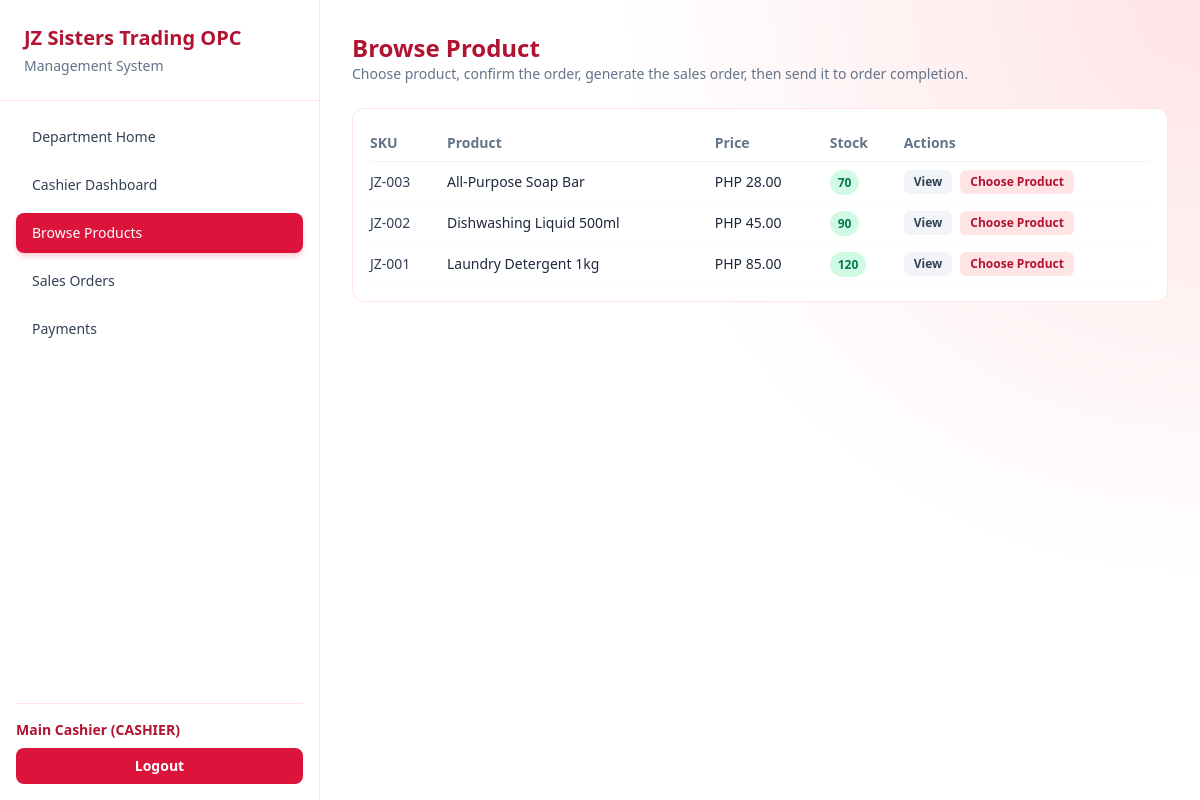
/cashier/products.php (signed in), run on the app's committed database.
### tables this page shows
CREATE TABLE `products` (
  `id` int(11) NOT NULL,
  `sku` varchar(50) NOT NULL,
  `product_name` varchar(150) NOT NULL,
  `description` text DEFAULT NULL,
  `price` decimal(12,2) NOT NULL DEFAULT 0.00,
  `stock_qty` int(11) NOT NULL DEFAULT 0,
  `reorder_level` int(11) NOT NULL DEFAULT 10,
  `created_at` timestamp NOT NULL DEFAULT current_timestamp()
);

### includes/helpers.php (called while the page is built, shortened)
<?php
function e($value)
{
    return htmlspecialchars((string)$value, ENT_QUOTES, 'UTF-8');
}
function format_currency($amount)
{
    return 'PHP ' . number_format((float)$amount, 2);
}

### cashier/products.php (the view, shortened to what this page needs)
<?php
require_once __DIR__ . '/../includes/bootstrap.php';
$products = $pdo->query('SELECT * FROM products ORDER BY product_name ASC')->fetchAll();
include __DIR__ . '/../partials/header.php';
?>
<div class="space-y-6">
    <div>
        <h2 class="text-2xl font-bold text-brand-700">Browse Product</h2>
        <p class="text-sm text-slate-500">Choose product, confirm the order, generate the sales order, then send it to order completion.</p>
    </div>
    <section class="rounded-xl border border-brand-100 bg-white p-4 overflow-x-auto">
        <table class="min-w-full text-sm">
            <thead>
            <tr class="border-b border-slate-100 text-left text-slate-500">
                <th class="py-2 pr-3">SKU</th>
                <th class="py-2 pr-3">Product</th>
                <th class="py-2 pr-3">Price</th>
                <th class="py-2 pr-3">Stock</th>
                <th class="py-2">Actions</th>
            </tr>
            </thead>
            <tbody>
            <?php if (!$products): ?>
                <tr><td class="py-3 text-slate-500" colspan="5">No products available.</td></tr>
            <?php else: ?>
                <?php foreach ($products as $product): ?>
                    <tr class="border-b border-slate-50">
                        <td class="py-2 pr-3 font-medium text-slate-700"><?= e($product['sku']); ?></td>
                        <td class="py-2 pr-3"><?= e($product['product_name']); ?></td>
                        <td class="py-2 pr-3"><?= e(format_currency($product['price'])); ?></td>
                        <td class="py-2 pr-3">
                            <span class="rounded-full px-2 py-1 text-xs font-semibold <?= (int)$product['stock_qty'] > 0 ? 'bg-emerald-100 text-emerald-700' : 'bg-rose-100 text-rose-700'; ?>">
                                <?= (int)$product['stock_qty']; ?>
                            </span>
                        </td>
                        <td class="py-2">
                            <div class="flex flex-wrap gap-2">
                                <button data-modal-open="view-product-<?= (int)$product['id']; ?>" class="rounded-md bg-slate-100 px-2.5 py-1 text-xs font-semibold text-slate-700">View</button>
                                <button data-modal-open="choose-product-<?= (int)$product['id']; ?>" class="rounded-md bg-brand-100 px-2.5 py-1 text-xs font-semibold text-brand-700">Choose Product</button>
                            </div>
                        </td>
                    </tr>
                <?php endforeach; ?>
            <?php endif; ?>
            </tbody>
        </table>
    </section>
</div>
<?php include __DIR__ . '/../partials/footer.php'; ?>

### partials/header.php (style rules this page uses)
.page-bg { background: radial-gradient(circle at top right, #ffe4e6 0%, #ffffff 40%, #ffffff 100%); }

### data on the page
products: sku "JZ-003", product_name "All-Purpose Soap Bar", price "PHP 28.00", stock_qty "70"
products: sku "JZ-002", product_name "Dishwashing Liquid 500ml", price "PHP 45.00", stock_qty "90"
products: sku "JZ-001", product_name "Laundry Detergent 1kg", price "PHP 85.00", stock_qty "120"

### other printed values
$item['label'] "Department Home"
$item['label'] "Cashier Dashboard"
$item['label'] "Browse Products"
$item['label'] "Sales Orders"
$item['label'] "Payments"
$displayName "Main Cashier"
$role "CASHIER"
